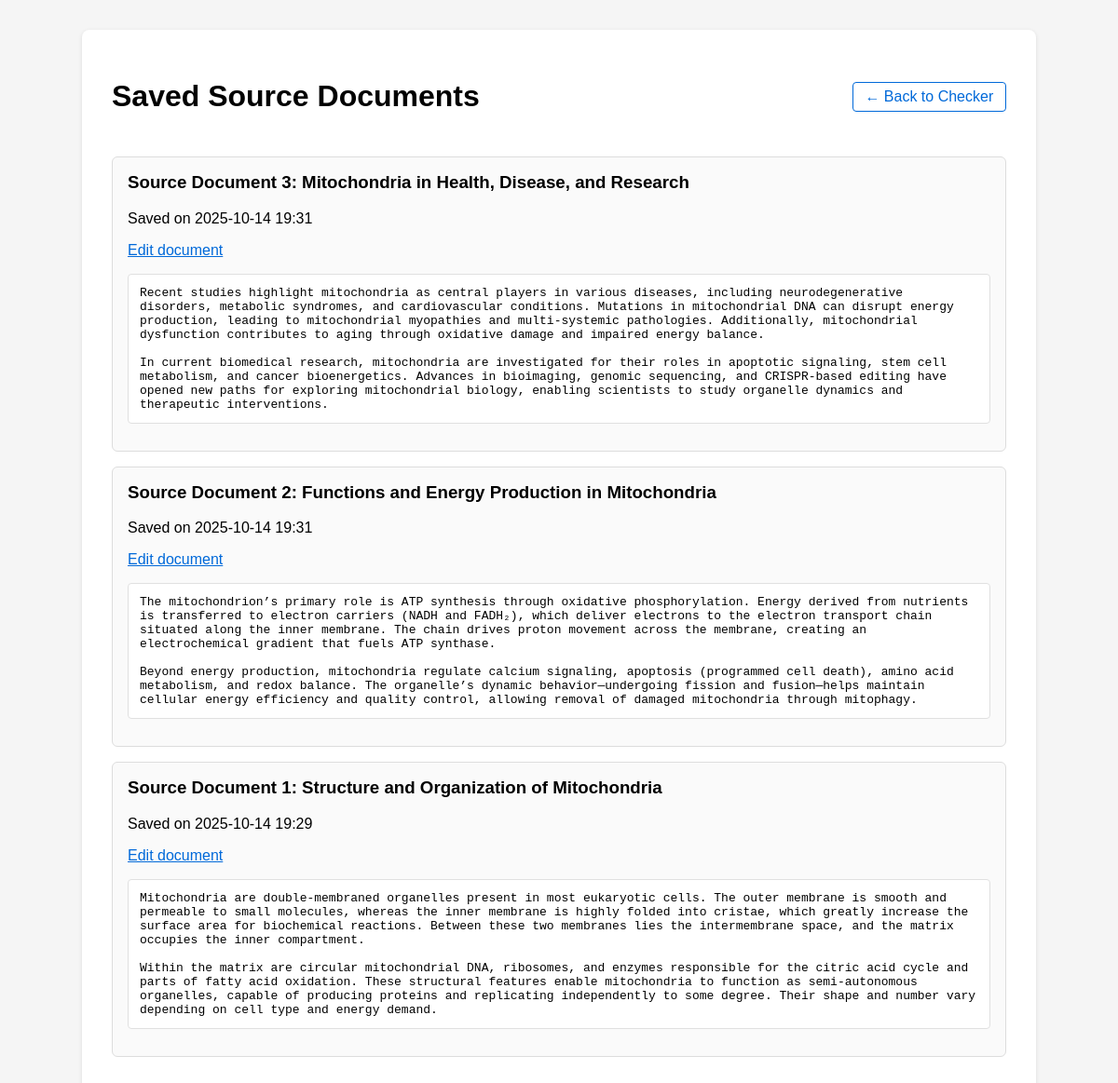
The app's page /sources with its own data.
### main.py (models this page shows, shortened)
class Document(db.Model):
    __tablename__ = "documents"
    id = db.Column(db.Integer, primary_key=True)
    title = db.Column(db.String(255), nullable=False)
    content = db.Column(db.Text, nullable=False)
    is_source = db.Column(db.Boolean, default=True, nullable=False)
    created_at = db.Column(db.DateTime, default=datetime.utcnow, nullable=False)

### main.py (the view)
@app.route("/sources", methods=["GET"])
def list_sources():
    sources = (
        Document.query.filter_by(is_source=True)
        .order_by(Document.created_at.desc())
        .all()
    )
    return render_template("sources.html", source_documents=sources)

### templates/sources.html (shortened to what this page needs)
<!doctype html>
<html lang="en">
<head>
</head>
<body>
<main>
    <header>
        <h1>Saved Source Documents</h1>
        <a class="nav-link" href="{{ url_for('index') }}">← Back to Checker</a>
    </header>
    {% if source_documents %}
        {% for document in source_documents %}
            <article class="document-card">
                <h3>{{ document.title }}</h3>
                <p>Saved on {{ document.created_at.strftime("%Y-%m-%d %H:%M") }}</p>
                <p><a href="{{ url_for('edit_source', document_id=document.id) }}">Edit document</a></p>
                <pre>{{ document.content }}</pre>
            </article>
        {% endfor %}
    {% else %}
        <p>No source documents saved yet. Add some from the <a href="{{ url_for('index') }}">checker</a>.</p>
    {% endif %}
</main>
</body>
</html>

### templates/sources.html (style rules this page uses)
body { font-family: Arial, sans-serif; margin: 0; padding: 2rem; background: #f5f5f5; }
main { max-width: 960px; margin: 0 auto; background: #fff; padding: 2rem; border-radius: 8px; box-shadow: 0 1px 4px rgba(0, 0, 0, 0.1); }
a { color: #0069d9; }
.document-card { border: 1px solid #ddd; border-radius: 6px; padding: 1rem; margin-bottom: 1rem; background: #fafafa; }
.document-card h3 { margin-top: 0; }
pre { white-space: pre-wrap; word-wrap: break-word; background: #fff; border: 1px solid #e0e0e0; padding: 0.75rem; border-radius: 4px; max-height: 240px; overflow-y: auto; }
header { display: flex; justify-content: space-between; align-items: center; margin-bottom: 1.5rem; }
.nav-link { text-decoration: none; padding: 0.4rem 0.8rem; border: 1px solid #0069d9; border-radius: 4px; }

### records on screen
Document: title "Source Document 3: Mitochondria in Health, Disease, and Research", created_at "2025-10-14 19:31", content "Recent studies highlight mitochondria as central players in various diseases, including neurodegenerative disorders, metabolic syndromes, and cardiovascular conditions. Mutations in mitochondrial DNA can disrupt energy production, leading to mitochondrial myopathies and multi-systemic pathologies. Additionally, mitochondrial dysfunction contributes to aging through oxidative damage and impaired energy balance. In current biomedical research, mitochondria are investigated for their roles in apoptotic signaling, stem cell metabolism, and cancer bioenergetics. Advances in bioimaging, genomic sequencing, and CRISPR-based editing have opened new paths for exploring mitochondrial biology,…"
Document: title "Source Document 2: Functions and Energy Production in Mitochondria", created_at "2025-10-14 19:31", content "The mitochondrion’s primary role is ATP synthesis through oxidative phosphorylation. Energy derived from nutrients is transferred to electron carriers (NADH and FADH₂), which deliver electrons to the electron transport chain situated along the inner membrane. The chain drives proton movement across the membrane, creating an electrochemical gradient that fuels ATP synthase. Beyond energy production, mitochondria regulate calcium signaling, apoptosis (programmed cell death), amino acid metabolism, and redox balance. The organelle’s dynamic behavior—undergoing fission and fusion—helps maintain cellular energy efficiency and quality control, allowing removal of damaged mitochondria through…"
Document: title "Source Document 1: Structure and Organization of Mitochondria", created_at "2025-10-14 19:29", content "Mitochondria are double-membraned organelles present in most eukaryotic cells. The outer membrane is smooth and permeable to small molecules, whereas the inner membrane is highly folded into cristae, which greatly increase the surface area for biochemical reactions. Between these two membranes lies the intermembrane space, and the matrix occupies the inner compartment. Within the matrix are circular mitochondrial DNA, ribosomes, and enzymes responsible for the citric acid cycle and parts of fatty acid oxidation. These structural features enable mitochondria to function as semi-autonomous organelles, capable of producing proteins and replicating independently to some degree. Their shape and…"
